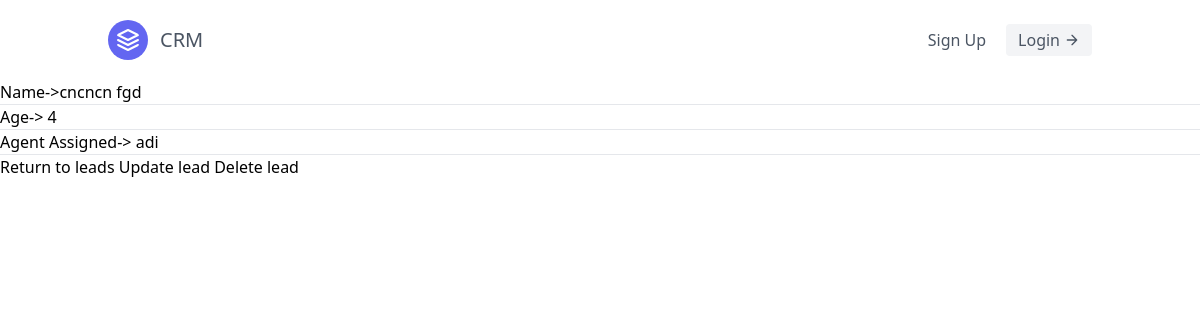
Before: /leads/12/ with the older database file.
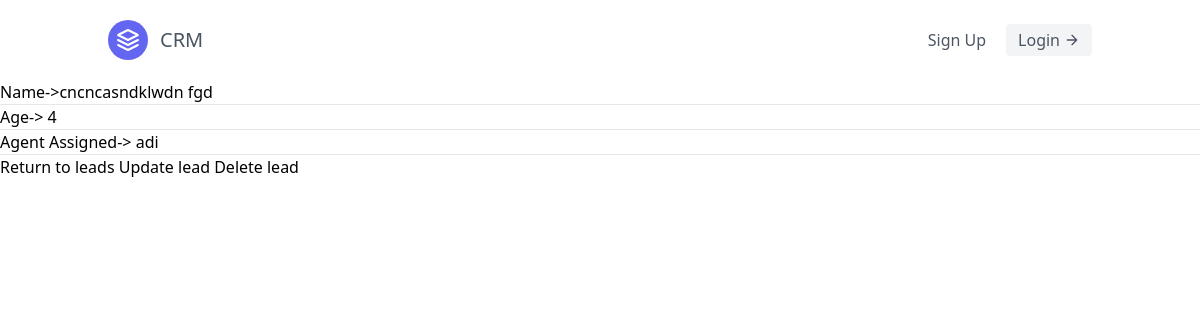
After: the same page with the newer database file.
### leads/models.py (models this page shows)
class Lead(models.Model):
    first_name=models.CharField(max_length=200)
    last_name=models.CharField(max_length=200)
    age=models.IntegerField(default=0)
    agent=models.ForeignKey(Agent,on_delete=models.CASCADE)
    def __str__(self):
        return f"{self.first_name} {self.last_name}"

class Agent(models.Model):
    user=models.OneToOneField('User',on_delete=models.CASCADE)
    def __str__(self):
        return self.user.username

class User(AbstractUser):
    pass

### leads/views.py (the view)
# urls.py: path('<int:pk>/',lead_detail,name='lead-detail'),
def lead_detail(request,pk):
   print(pk)
   print(request)
   lead=Lead.objects.get(id=pk)
   print(lead)
   context={
      'lead':lead,
      'pk':pk
   }
   return render(request,"leads/lead_detail.html",context)

### leads/templates/leads/lead_detail.html
{% extends "base.html" %}
{% block content %}
<ul>
   <li>
      Name->{{lead.first_name}}
       {{lead.last_name}}<hr>
       Age-> {{lead.age}} <hr>
       Agent Assigned-> {{lead.agent}}<hr>
      </li>
</ul>
<a href="{% url 'leads:leads-list' %}">Return to leads</a>
<a href="{% url 'leads:lead-update' lead.pk %}" >Update lead</a>
<a href="{% url 'leads:lead-delete' lead.pk %}" >Delete lead</a>
{% endblock content %}

Changed rows visible on the page:
changed Lead "fgd": first_name "cncncn" → "cncncasndklwdn"
